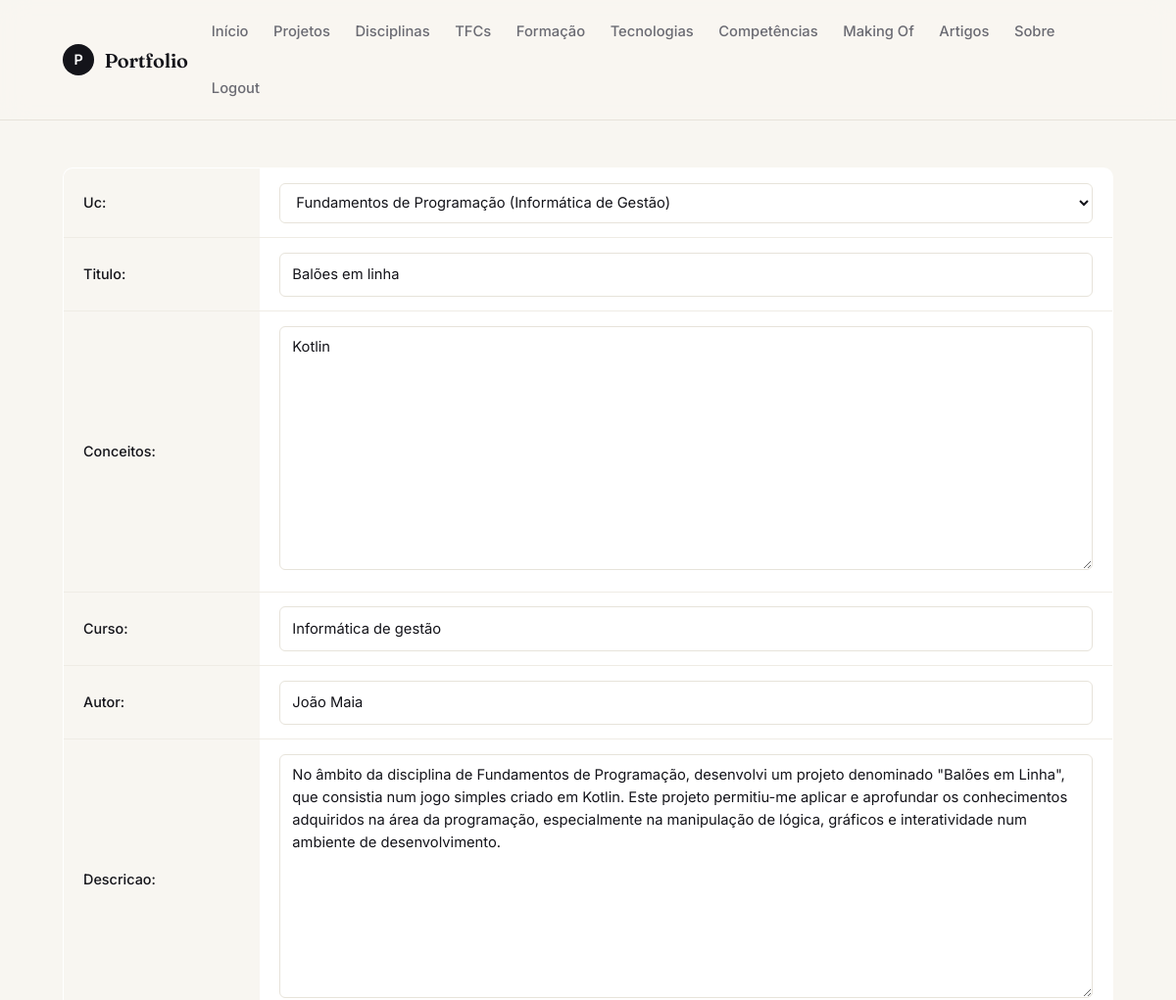
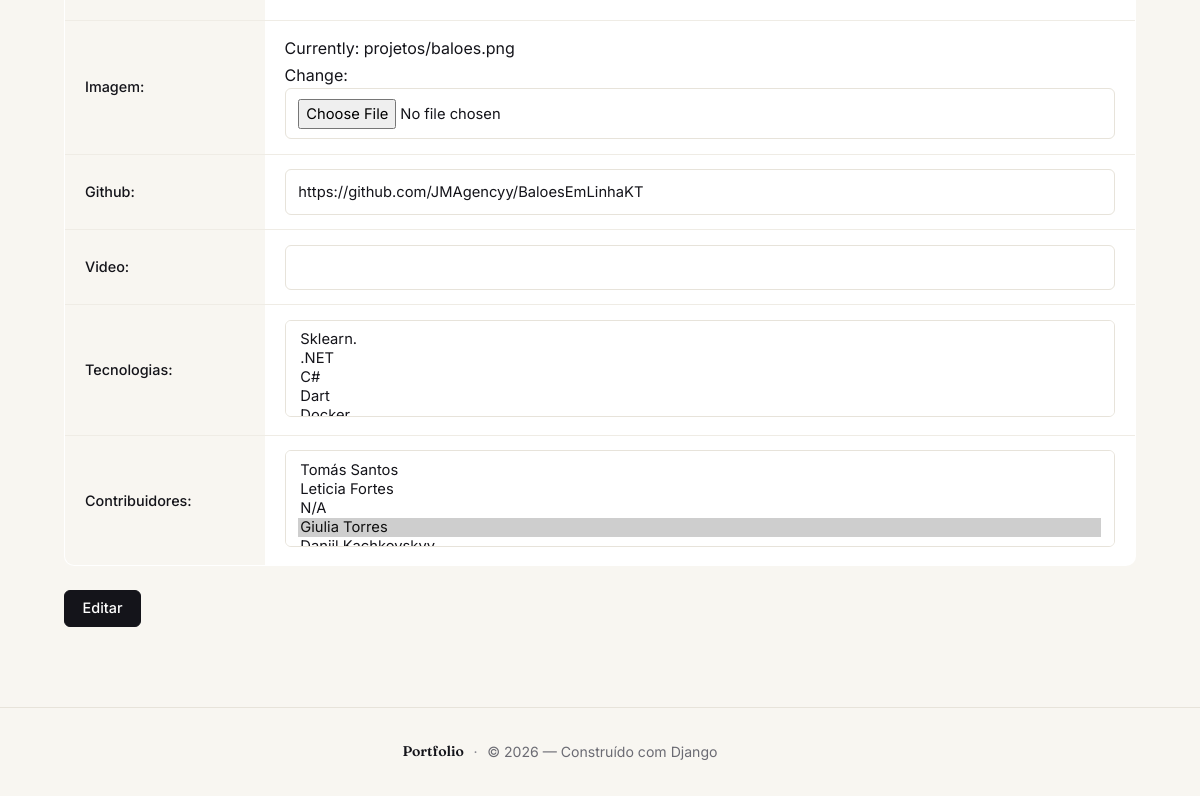
Screenshot of /portfolio/editarProjetos/3 (signed in) with the database file from the repository (2 pictures, top to bottom).
### portfolio/models.py (models this page shows, shortened)
class Projeto(models.Model):
    uc = models.ForeignKey(UnidadeCurricular, on_delete=models.CASCADE, related_name='projetos')
    titulo = models.CharField(max_length=200)
    conceitos = models.TextField()
    curso = models.CharField(max_length=200)
    autor = models.CharField(max_length=200)
    descricao = models.TextField()
    imagem = models.ImageField(upload_to='projetos/')
    github = models.URLField(blank=True)
    video = models.URLField(blank=True,null = True)
    tecnologias = models.ManyToManyField(Tecnologia, related_name='projetos')
    contribuidores = models.ManyToManyField(Contribuidor, related_name='projetos_colaborados')

### portfolio/views.py (the view)
# urls.py: path('editarProjetos/<int:id>',views.editarProjeto_list_view, name='editarProjeto'),
@login_required(login_url='accounts:login')
@user_passes_test(e_gestor)
def editarProjeto_list_view(request,id):
    projeto = Projeto.objects.get(id=id)
    if request.POST:
        form = ProjetoForm(request.POST or None, request.FILES, instance = projeto)
        if(form.is_valid()):
            form.save()
            return redirect('portfolio:projetos')
    else:
        form = ProjetoForm(instance = projeto)
    context = {'form': form,'projeto':projeto}
    return render(request,'portfolio/editarProjeto.html',context)

### portfolio/forms.py
class ProjetoForm(forms.ModelForm):
    class Meta:
        model = Projeto
        fields = '__all__'

### portfolio/models.py (called while the page is built)
    def __str__(self):
        return self.nome

    def __str__(self):
        return self.nome

    def __str__(self):
        return f"{self.nome} ({self.licenciatura.nome})"

### portfolio/views.py (called while the page is built)
def e_gestor(user):
    return user.groups.filter(name='gestor-portfolio').exists()

### portfolio/templates/portfolio/editarProjeto.html (shortened to what this page needs)
{% extends 'portfolio/base.html' %}
{% load static %}
{% block content %}
<form action="" method="POST" enctype="multipart/form-data">
    <table>
        {{form.as_table}}
    </table>
    <input type="submit" value = "Editar">
</form>
{% endblock %}

### portfolio/static/portfolio/styles.css (style rules this page uses)
:root { --bg: #f8f6f1; --bg-elev: #ffffff; --ink: #14141a; --ink-soft: #2a2a33; --muted: #6b6b73; --muted-2: #8a8a92; --hairline: #e7e3da; --hairline-2: #efece5; --accent: #b45309; --accent-soft: #f3e9d6; --danger: #b91c1c; --success: #15803d; --shadow-sm: 0 1px 2px rgba(20, 20, 26, 0.04); --shadow-md: 0 6px 24px -12px rgba(20, 20, 26, 0.18); --shadow-lg: 0 24px 60px -28px rgba(20, 20, 26, 0.25); --radius-sm: 6px; --radius: 10px; --radius-lg: 16px; --container: 1120px; --serif: 'Fraunces', 'Playfair Display', Georgia, 'Times New Roman', serif; --sans: 'Inter', -apple-system, BlinkMacSystemFont, "Segoe UI", Roboto, sans-serif; }
*, *::before, *::after { box-sizing: border-box; }
html { scroll-behavior: smooth; }
body { margin: 0; font-family: var(--sans); background: var(--bg); color: var(--ink); line-height: 1.65; font-size: 16px; -webkit-font-smoothing: antialiased; -moz-osx-font-smoothing: grayscale; text-rendering: optimizeLegibility; }
a { color: var(--ink); text-decoration: none; transition: color .2s ease, opacity .2s ease; }
.btn, button[type="submit"], input[type="submit"] { display: inline-flex; align-items: center; justify-content: center; gap: .5rem; font-family: var(--sans); font-size: .9rem; font-weight: 500; line-height: 1; padding: .65rem 1.1rem; border-radius: var(--radius-sm); border: 1px solid transparent; cursor: pointer; transition: background .2s ease, color .2s ease, border-color .2s ease, transform .15s ease; text-decoration: none; }
.btn-primary, input[type="submit"] { background: var(--ink) !important; border-color: var(--ink) !important; color: #fff !important; }
form table { width: 100%; border-collapse: collapse; background: var(--bg-elev); border: 1px solid var(--hairline); border-radius: var(--radius); overflow: hidden; margin-bottom: 1.5rem; }
form table th, form table td { padding: .9rem 1.25rem; text-align: left; vertical-align: middle; border-bottom: 1px solid var(--hairline-2); }
form table tr:last-child th, form table tr:last-child td { border-bottom: 0; }
form table th { width: 200px; color: var(--muted); font-weight: 500; font-size: .9rem; background: var(--bg); }
input[type="text"], input[type="email"], input[type="url"], input[type="number"], input[type="password"], input[type="search"], input[type="date"], input[type="file"], select, textarea { width: 100%; padding: .6rem .8rem; font-family: var(--sans); font-size: .92rem; color: var(--ink); background: var(--bg-elev); border: 1px solid var(--hairline); border-radius: var(--radius-sm); transition: border-color .2s ease, box-shadow .2s ease; }
textarea { min-height: 110px; resize: vertical; line-height: 1.55; }
label { font-weight: 500; color: var(--ink); }

### rows the page displays
Projeto: uc "Fundamentos de Programação (Informática de Gestão)", titulo "Balões em linha", conceitos "Kotlin", curso "Informática de gestão", autor "João Maia", descricao "No âmbito da disciplina de Fundamentos de Programação, desenvolvi um projeto denominado \"Balões em Linha\", que consistia num jogo simples criado em Kotlin. Este projeto permitiu-me aplicar e aprofundar os conhecimentos adquiridos na área da programação, especialmente na manipulação de lógica, gráficos e interatividade num ambiente de desenvolvimento.", github "https://github.com/JMAgencyy/BaloesEmLinhaKT"
